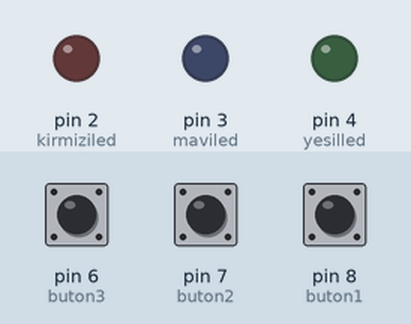
Recording of a sketch running on a simulated Arduino Uno, built with avr-gcc and run on an emulated ATmega328P. Parts: output pins drawn as LEDs (lit = HIGH). The test bench sets the inputs (shaded band); at power-on: pin 6 (buton3) LOW, pin 7 (buton2) LOW, pin 8 (buton1) LOW.

Above: at 1.2 s.
1.3 s: pin 6 (buton3) pulled HIGH for 0.15 s
At 1.37 s:
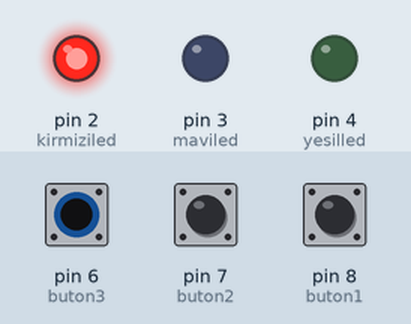
2.9 s: pin 7 (buton2) pulled HIGH for 0.15 s
At 2.97 s:
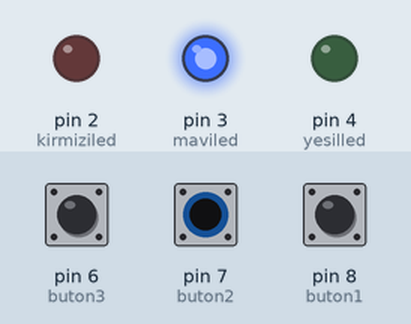
4.5 s: pin 8 (buton1) pulled HIGH for 0.15 s
At 4.57 s:
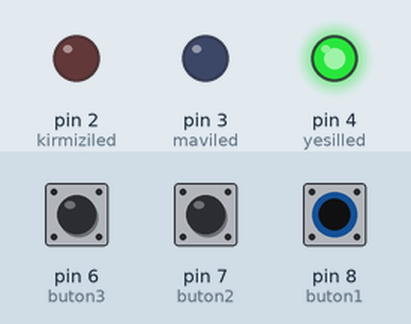
6.1 s: pin 8 (buton1) pulled HIGH for 3.2 s
At 10.2 s:
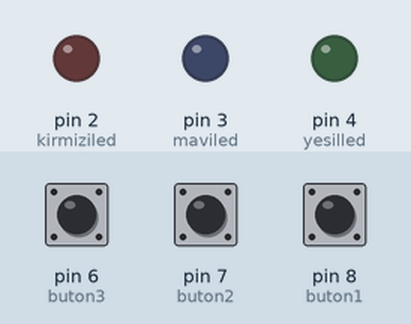
10.8 s: pin 6 (buton3) pulled HIGH for 3.2 s
At 11.3 s:
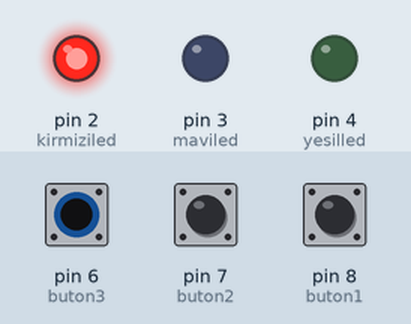
15.5 s: pin 6 (buton3) driven HIGH and pin 7 (buton2) driven HIGH
At 16.1 s:
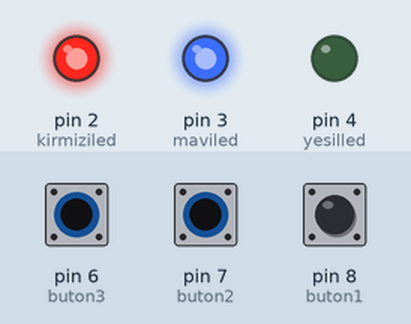
Timing chart, 0 to 18.0 s (numbered marks = the images above; inputs shaded):
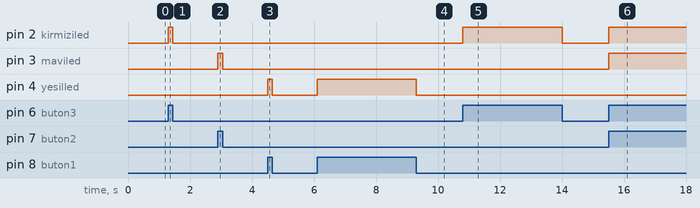

The sketch:

ucledbuton.ino
```cpp
#define yesilled 4
#define maviled 3
#define kirmiziled 2

#define buton1 8
#define buton2 7
#define buton3 6

void setup() {
  pinMode(yesilled, OUTPUT);
  pinMode(maviled, OUTPUT);
  pinMode(kirmiziled, OUTPUT);

  pinMode(buton1, INPUT);
  pinMode(buton2, INPUT);
  pinMode(buton3, INPUT);
}

void loop() {
  if (digitalRead(buton1) == 1)
  digitalWrite(yesilled, 1);
  else digitalWrite(yesilled, 0);

  if (digitalRead(buton2) == 1)
  digitalWrite(maviled, 1);
  else digitalWrite(maviled, 0);

  if (digitalRead(buton3) == 1)
  digitalWrite(kirmiziled, 1);
  else digitalWrite(kirmiziled, 0);
}
```

Measured:
- after the input at 1.3 s, pin 2 (kirmiziled): LOW → HIGH at once, → LOW 0.15 s later
- after the input at 2.9 s, pin 3 (maviled): LOW → HIGH at once, → LOW 0.15 s later
- after the input at 4.5 s, pin 4 (yesilled): LOW → HIGH at once, → LOW 0.15 s later
- after the input at 6.1 s, pin 4 (yesilled): LOW → HIGH at once, → LOW 3.2 s later
- after the input at 10.8 s, pin 2 (kirmiziled): LOW → HIGH at once, → LOW 3.2 s later
- after the input at 15.5 s, pin 2 (kirmiziled), pin 3 (maviled): LOW → HIGH at once
